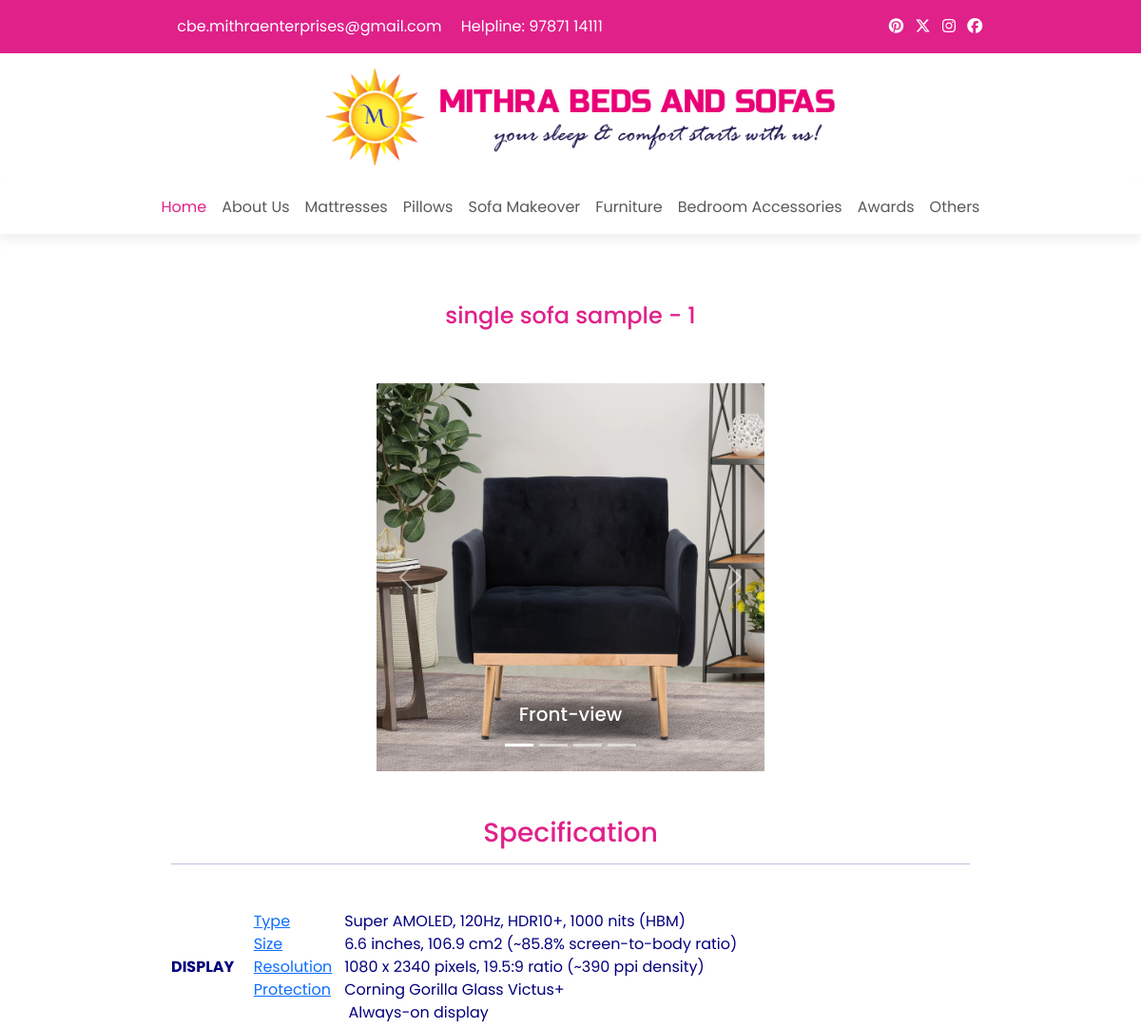
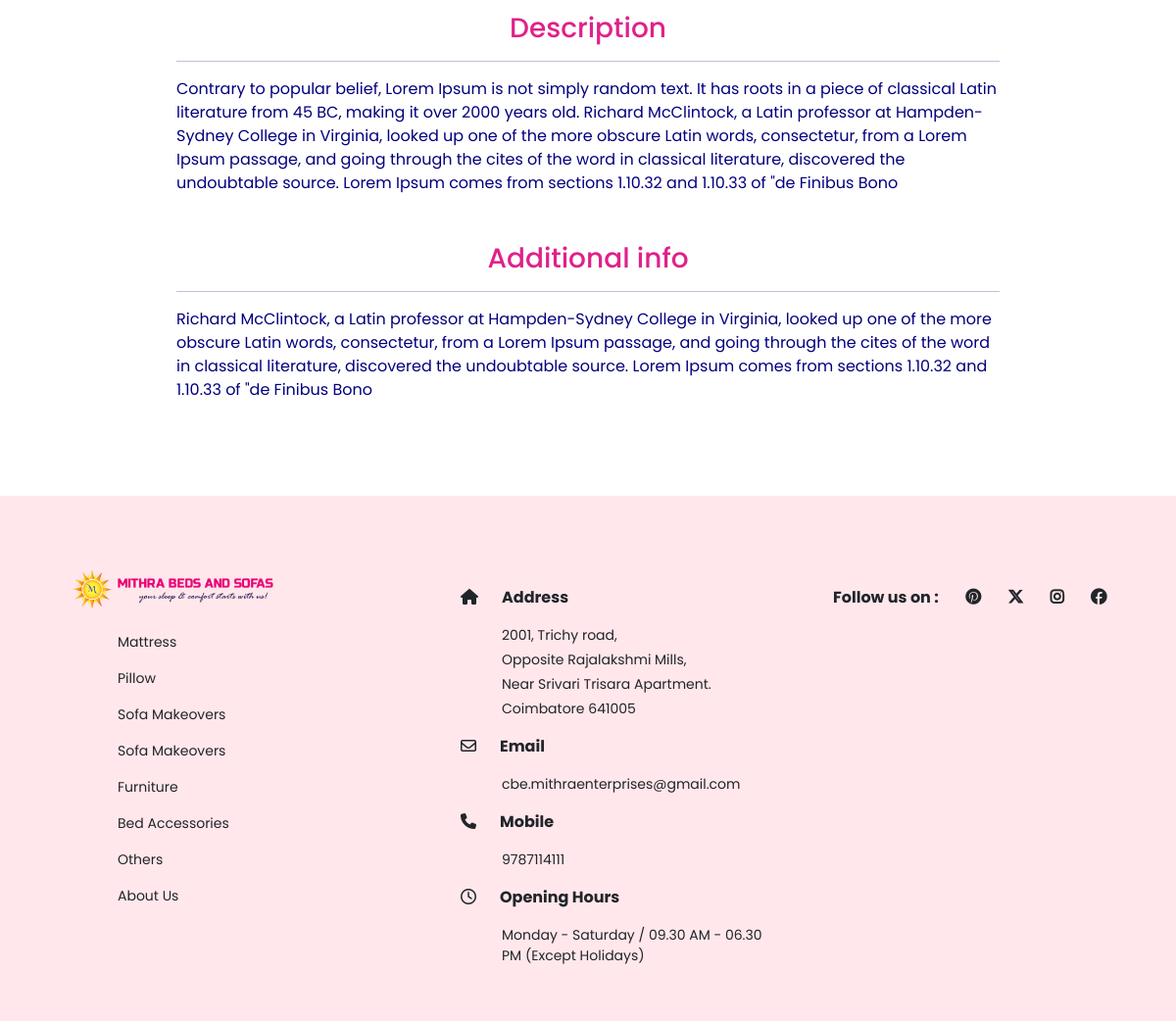
Page /detailedview/single sofa sample - 1 on the committed database (2 pictures, top to bottom).
### app/models.py (models this page shows)
class Product(models.Model):
    product_of = models.ForeignKey(SubCategory, on_delete=models.CASCADE)
    name = models.CharField(max_length=150, null=False, blank=False)
    image = models.ImageField(upload_to=getFileName, null=True, blank=True)
    front_image = models.ImageField(
        upload_to=getFileName, null=True, blank=True)
    left_image = models.ImageField(
        upload_to=getFileName, null=True, blank=True)
    right_image = models.ImageField(
        upload_to=getFileName, null=True, blank=True)
    back_image = models.ImageField(
        upload_to=getFileName, null=True, blank=True)
    price = models.CharField(max_length=6, null=False, blank=False)
    description = models.TextField(max_length=500, null=False, blank=False)
    specification = RichTextField(blank=True, null=True)
    additionalinfo = models.TextField(max_length=500, null=False, blank=False)
    status = models.BooleanField(default=False, help_text="0-Show,1-Hidden")
    created_at = models.DateTimeField(auto_now_add=True)
    def __str__(self):
        return self.name

### app/views.py (the view)
# urls.py: path('detailedview/<str:pk>',views.detailedview,name='detailedview'),
def detailedview(request, pk):
    product = Product.objects.get(name=pk)
    return render(request, 'pages/productdetailedview.html', {'product': product})

### app/templates/pages/productdetailedview.html (shortened to what this page needs)
{% extends 'base/base.html' %}
{% load static %}
{% block content %}
{% include 'inc/header.html' %}
{% include 'inc/navbar.html' %}
<br>
<br>
<br>
<div class="" style="width: 70%; margin: auto;">
  <h4 class="text-center colorprimary ">{{product}}</h4>
  <div class="row ">
    <div class="col-md-3"></div>
    <div class="col-md-6 mt-5">
      <div id="carouselExampleCaptions" class="carousel  slide">
        <div class="carousel-indicators">
          <button type="button" data-bs-target="#carouselExampleCaptions" data-bs-slide-to="0" class="active"
            aria-current="true" aria-label="Slide 1"></button>
          <button type="button" data-bs-target="#carouselExampleCaptions" data-bs-slide-to="1"
            aria-label="Slide 2"></button>
          <button type="button" data-bs-target="#carouselExampleCaptions" data-bs-slide-to="2"
            aria-label="Slide 3"></button>
          <button type="button" data-bs-target="#carouselExampleCaptions" data-bs-slide-to="3"
            aria-label="Slide 4"></button>
        </div>
        <div class="carousel-inner">
          <div class="carousel-item active">
            <img src="{{product.front_image.url}}" class="d-block w-100" alt="...">
            <div class="carousel-caption d-none d-md-block">
              <h5>Front-view</h5>
            </div>
          </div>
        </div>
        <button class="carousel-control-prev" type="button" data-bs-target="#carouselExampleCaptions"
          data-bs-slide="prev">
          <span class="carousel-control-prev-icon" aria-hidden="true"></span>
        </button>
        <button class="carousel-control-next" type="button" data-bs-target="#carouselExampleCaptions"
          data-bs-slide="next">
          <span class="carousel-control-next-icon" aria-hidden="true"></span>
        </button>
      </div>
    </div>
    <div class="col-md-12 mt-5 colorsecondary">
      <h3 class="colorprimary text-center">Specification</h3>
      <hr>
      <p class="colorprimary mb-5" style="color: darkblue !important;">{{product.specification|safe}}</p>
      <h3 class="colorprimary text-center">Description</h3>
      <hr>
      <p class="colorsecondary mb-5">{{product.description}}</p>
      <h3 class="colorprimary text-center">Additional info</h3>
      <hr>
      <p class="colorsecondary mb-5">{{product.additionalinfo}}</p>
    </div>
  </div>
</div>
{% include 'inc/footer.html' %}
{% endblock content %}

### static/css/mystyle.css (style rules this page uses)
* { margin: 0; padding: 0; font-family: "Poppins", sans-serif; }
:root { --primarycolor: rgba(224, 33, 138, 1); --secondary: #03017d; }
.colorprimary { color: var(--primarycolor); }
.colorsecondary { color: var(--secondary) !important; }

### rows in the picture
Product: name "single sofa sample - 1", front_image (picture), specification "DISPLAY Type Super AMOLED, 120Hz, HDR10+, 1000 nits (HBM) Size 6.6 inches, 106.9 cm2 (~85.8% screen-to-body ratio) Resolution 1080 x 2340 pixels, 19.5:9 ratio (~390 ppi density) Protection Corning Gorilla Glass Victus+ Always-on display", description "Contrary to popular belief, Lorem Ipsum is not simply random text. It has roots in a piece of classical Latin literature from 45 BC, making it over 2000 years old. Richard McClintock, a Latin professor at Hampden-Sydney College in Virginia, looked up one of the more obscure Latin words, consectetur, from a Lorem Ipsum passage, and going through the cites of the word in classical literature, discovered the undoubtable source. Lorem Ipsum comes from sections 1.10.32 and 1.10.33 of \"de Finibus Bono", additionalinfo "Richard McClintock, a Latin professor at Hampden-Sydney College in Virginia, looked up one of the more obscure Latin words, consectetur, from a Lorem Ipsum passage, and going through the cites of the word in classical literature, discovered the undoubtable source. Lorem Ipsum comes from sections 1.10.32 and 1.10.33 of \"de Finibus Bono"
